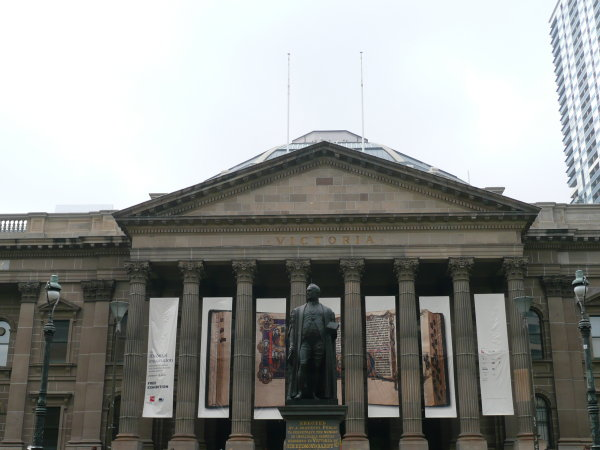
#> input picture cs6643_proj2/images/set1/1.jpg, 600 x 450 px
$ jupyter execute --allow-errors panorama2.ipynb   (shell and % lines are left out)
#> lines starting #> are read from the running program, lines starting #| are printed output that depends on the picture; after the words box and inside, x2 and y2 are one past the last pixel; in counts of white or black regions, pixels touching at a corner belong together
[cell 1]
import numpy as np
import matplotlib.pyplot as plt
import cv2
import math
import random
"""
Read a set of images for Panorama stitching
"""
path = '../images/set1/'
img1 = plt.imread(path+'1.jpg')
#> img1 is the input picture: shape (450, 600, 3); mean R, G, B 145.6, 147.2, 144.3
img2 = plt.imread(path+'2.jpg')
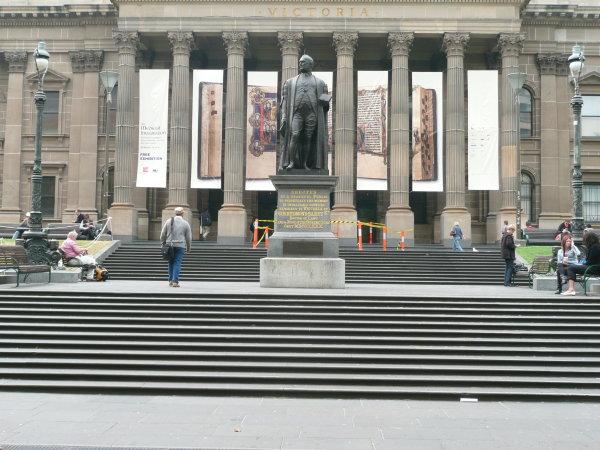
#> input picture cs6643_proj2/images/set1/2.jpg, 600 x 450 px
#> img2 is the input picture: shape (450, 600, 3); mean R, G, B 141.1, 141.3, 135.2
img3 = plt.imread(path+'3.jpg')
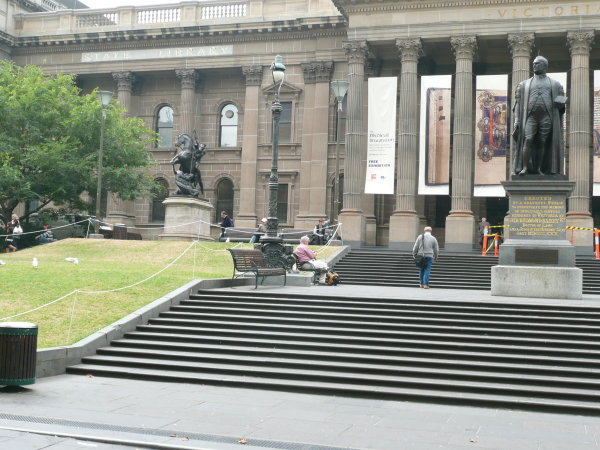
#> input picture cs6643_proj2/images/set1/3.jpg, 600 x 450 px
#> img3 is the input picture: shape (450, 600, 3); mean R, G, B 142.3, 145.3, 134.5

plt.figure(figsize=(20,10))
plt.subplot(131)
plt.axis('off')
plt.imshow(img1)
plt.subplot(132)
plt.axis('off')
plt.imshow(img2)
plt.subplot(133)
plt.axis('off')
plt.imshow(img3)

[cell 2]
def imregionalmax(image, kernel=None):
    """Find the regional max of the image. An approximation of MATLAB's
    imregionalmax function. Result only differs when surrounding pixels
    have the same value as the center.

    Parameters:
    - image: the input image
    - kernel: the size of the neiborhood region, default is 3x3, i.e.
              neighboring 8 pixels.
    Returns:
    - a bitmask image, where '1' indicates local maxima.
    Author:
    - Yu Fang
    References:
    - https://github.com/bhardwajvijay/Utils/blob/master/utils.cpp
    - https://stackoverflow.com/questions/5550290/find-local-maxima-in-grayscale-image-using-opencv
    """
    # dialate the image so that small values are replaced by local max
    local_max = cv2.dilate(image, kernel)
    # non-local max pixels (excluding pixel w/ constant 3x3 neighborhood)
    # will be replaced by local max, so the values will increase. remove them.
    # so the result is either local max or constant neighborhood.
    max_mask = image >= local_max
    # erode the image so that high values are replaced by local min
    local_min = cv2.erode(image, kernel)
    # only local min pixels and pixels w/ constant 3x3 neighborhood
    # will stay the same, otherwise pixels will be replaced by the local
    # min and become smaller. We only take non-local min, non-constant values.
    min_mask = image > local_min
    # boolean logic hack
    #   (local max || constant) && (!local min && !constant)
    # = local max && !local min && !constant
    # = local max && !constant
    return (max_mask & min_mask).astype(np.uint8)

[cell 3]
def harris_corner(img):

    gray_img = cv2.cvtColor(img,cv2.COLOR_BGR2GRAY)
    Rs = cv2.cornerHarris(gray_img,2,3,0.04)
    m = Rs>0.01*Rs.max()
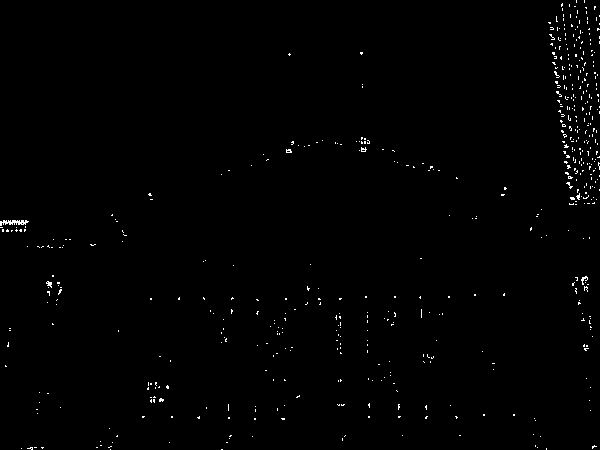
#> m: shape (450, 600) bool; 0.73% white in thin lines or dots
    corners = np.where(m)
#> corners = 1980 positions, rows 0 to 449, columns 0 to 599
    img[corners]=[255,0,0]
#> img: shape (450, 600, 3); 0.73% of pixels changed, all inside (x1, y1, x2, y2) = (0, 0, 600, 450)

    return img,Rs


def anms(cimg,n_best):
    locmax = imregionalmax(cimg)
#> in imregionalmax, `max_mask = image >= local_max`: max_mask: shape (450, 600) bool; 27% white; 12380 white regions (12256 under 20 px), largest, box (x1, y1, x2, y2) and area: (0, 0, 183, 191) 20876, (138, 0, 295, 175) 6459, (469, 78, 535, 146) 2571
#> in imregionalmax, `min_mask = image > local_min`: min_mask: shape (450, 600) bool; 75.2% white; 13080 black regions (12925 under 20 px), largest, box (x1, y1, x2, y2) and area: (0, 0, 179, 190) 20080, (139, 0, 294, 174) 5276, (470, 79, 534, 145) 2291
#> in imregionalmax, `return (max_mask & min_mask).astype(np.uint8)`:
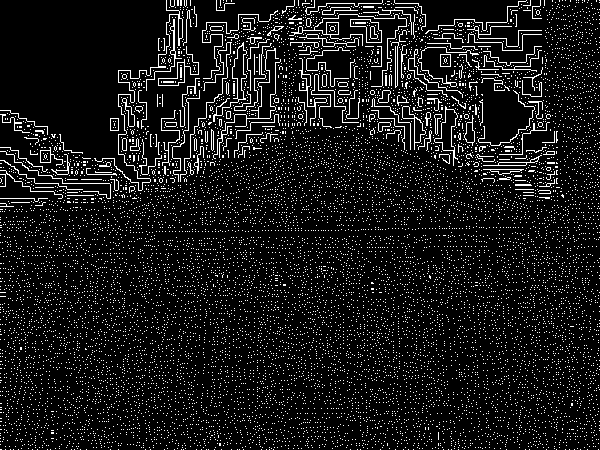
#> returned value: shape (450, 600); values 0 (black) and 1 (white), 9.1% white in thin lines or dots
    locmaxcoord= np.transpose(np.nonzero(locmax))
#> locmaxcoord = 24535 pairs, first value 0 to 449, second value 0 to 599
    n_strong = len(locmax)
#> n_strong = 450
    r = [np.Infinity]*n_strong
#> r = 450 items, first 6: inf, inf, inf, inf, inf, inf
    x=y=np.zeros((n_strong,1))
#> x = 450 values from 0 to 0; y = 450 values from 0 to 0
    ed=0
    for i in range(n_strong):
        for j in range(n_strong):
            if(cimg[locmaxcoord[j][0],locmaxcoord[j][1]] > cimg[locmaxcoord[i][0],locmaxcoord[i][1]]):
                ed = (locmaxcoord[j][0]-locmaxcoord[i][0])**2 + (locmaxcoord[j][1]-locmaxcoord[i][1])**2
            if ed<r[i]:
                r[i] = ed
                x[i] = locmaxcoord[i][0]
                y[i] = locmaxcoord[i][1]
#> after the loop, r = 450 values, max 58081 at index 375, min 0 at index 0, mean 231.4; x = 450 values, max 599 at index 37, min 166 at index 0, mean 355.5; y has the same summary as x
    return x[:n_best],y[:n_best]


afterharris1,map1= harris_corner(img1.copy())
x1,y1 = anms(map1,10)
#> x1 = [166, 170, 174, 177, 178, 180, 181, 184, 186, 190]; y1 = [166, 170, 174, 177, 178, 180, 181, 184, 186, 190]


afterharris2,map2 = harris_corner(img2.copy())
#> in harris_corner (call 2), `Rs = cv2.cornerHarris(gray_img,2,3,0.04)`:
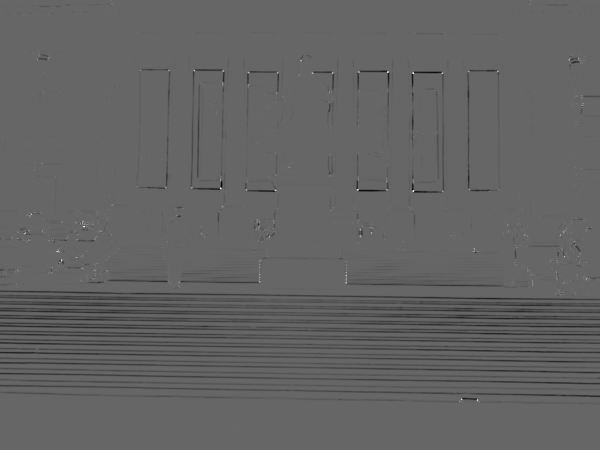
#> Rs: shape (450, 600) float32; min -0.0104, max 0.0156, mean -0.000331; drawn with min black and max white
#> in harris_corner (call 2), `m = Rs>0.01*Rs.max()`:
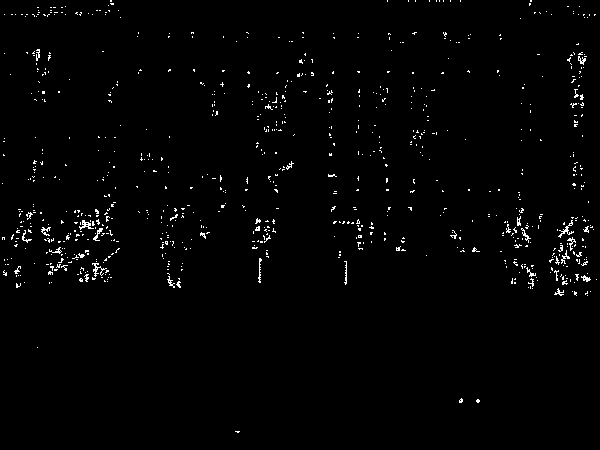
#> m: shape (450, 600) bool; 1.4% white in thin lines or dots
#> in harris_corner (call 2), `corners = np.where(m)`: corners = 3873 positions, rows 0 to 432, columns 2 to 596
#> in harris_corner (call 2), `img[corners]=[255,0,0]`:
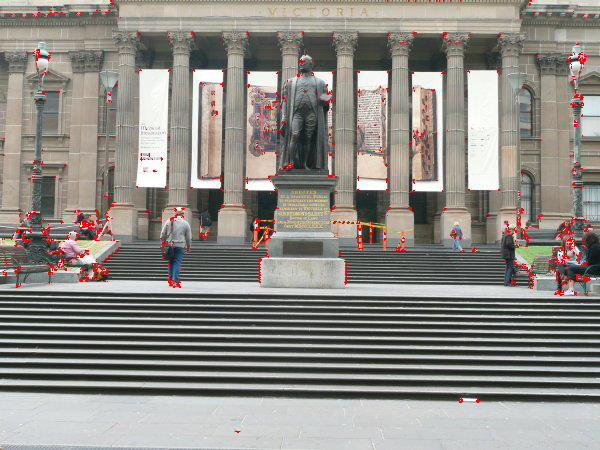
#> img: shape (450, 600, 3); 1.43% of pixels changed, all inside (x1, y1, x2, y2) = (2, 0, 597, 433)
x2,y2 = anms(map2,10)
#> in imregionalmax (call 2), `local_max = cv2.dilate(image, kernel)`:
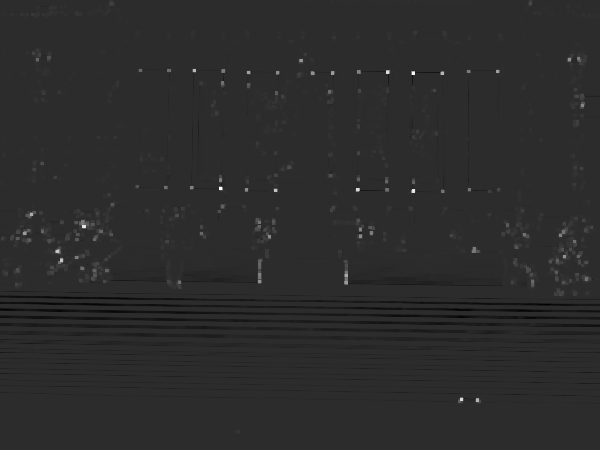
#> local_max: shape (450, 600) float32; min -0.00327, max 0.0156, mean -8.31e-06; drawn with min black and max white
#> in imregionalmax (call 2), `max_mask = image >= local_max`: max_mask: shape (450, 600) bool; 5.4% white in thin lines or dots
#> in imregionalmax (call 2), `local_min = cv2.erode(image, kernel)`:
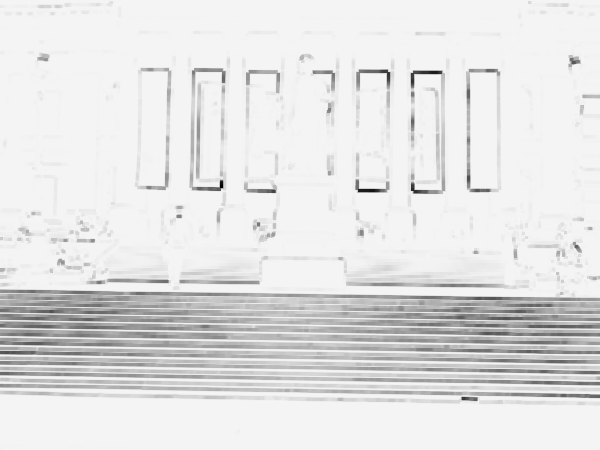
#> local_min: shape (450, 600) float32; min -0.0104, max 0.000453, mean -0.000727; drawn with min black and max white
#> in imregionalmax (call 2), `min_mask = image > local_min`:
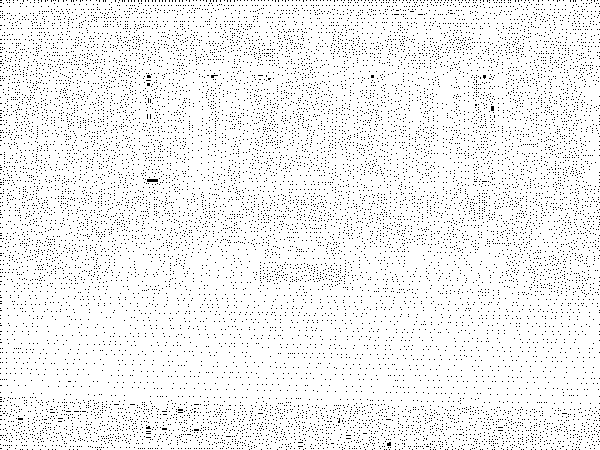
#> min_mask: shape (450, 600) bool; 94.4% white; black in thin lines or dots
#> in imregionalmax (call 2), `return (max_mask & min_mask).astype(np.uint8)`: returned value: shape (450, 600); values 0 (black) and 1 (white), 5.3% white in thin lines or dots
#> x2 = [4, 8, 11, 16, 18, 25, 29, 35, 39, 43]; y2 = [4, 8, 11, 16, 18, 25, 29, 35, 39, 43]

[cell 4]
plt.imshow(afterharris1)

[cell 5]
def drawpoints(img,x,y):
    for i in range(len(x)):
        cv2.circle(img,(int(y[i]),int(x[i])),3,255,-1)
#> this loop made 10 passes

drawpoints(afterharris1,x1,y1)
drawpoints(afterharris2,x2,y2)
#> the loop in drawpoints (call 2), `for i in range(len(x)):` made 10 passes

[cell 6]
plt.imshow(afterharris1)

[cell 7]
plt.imshow(afterharris2)

[cell 8]
x1 = np.int0(x1.reshape(1,len(x1)))[0]
x2 = np.int0(x2.reshape(1,len(x2)))[0]
y1 = np.int0(y1.reshape(1,len(y1)))[0]
y2 = np.int0(y2.reshape(1,len(y2)))[0]

plt.figure(figsize=(15,15))
plt.subplot(121)
plt.axis('off')
plt.imshow(afterharris1)
plt.subplot(122)
plt.axis('off')
plt.imshow(afterharris2)
